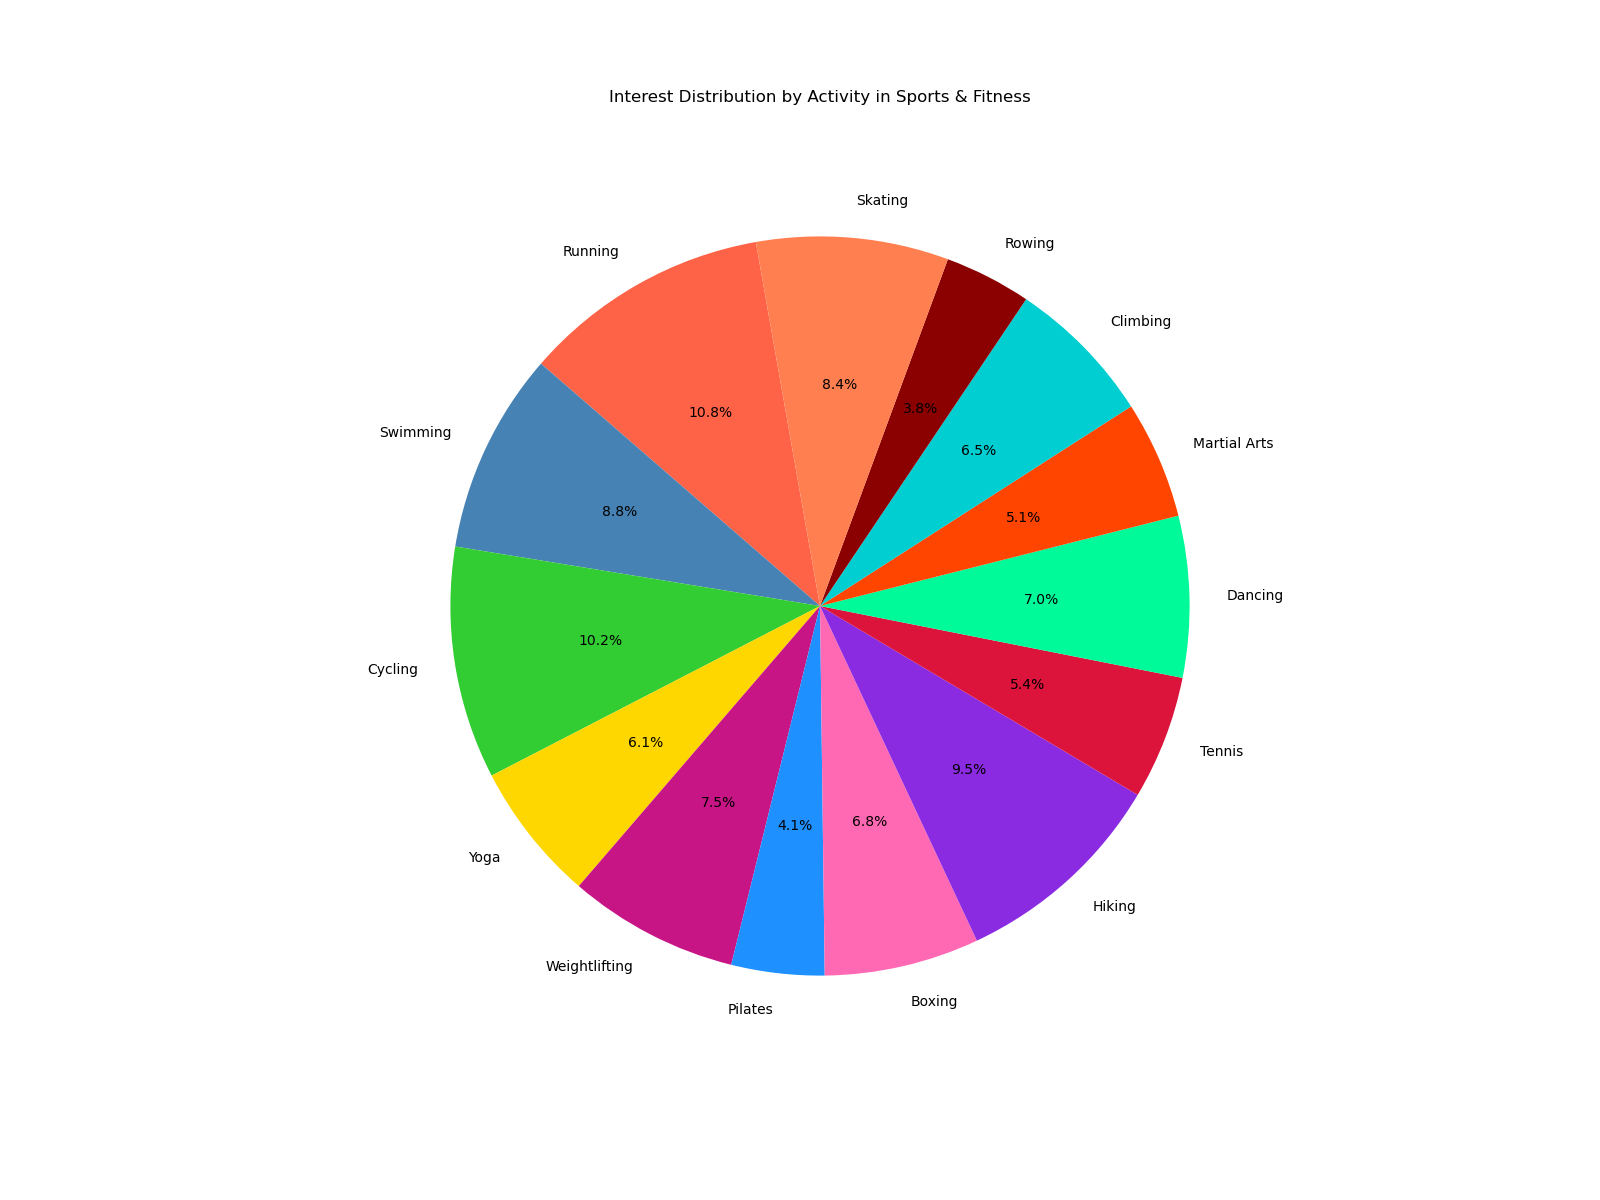

This chart was generated by the following Python code:

import matplotlib.pyplot as plt

# Data
activities = [
    'Running', 'Swimming', 'Cycling', 'Yoga', 'Weightlifting',
    'Pilates', 'Boxing', 'Hiking', 'Tennis', 'Dancing',
    'Martial Arts', 'Climbing', 'Rowing', 'Skating'
]
counts = [80, 65, 75, 45, 55, 30, 50, 70, 40, 52, 38, 48, 28, 62]
colors = [
    '#FF6347', '#4682B4', '#32CD32', '#FFD700', '#C71585',
    '#1E90FF', '#FF69B4', '#8A2BE2', '#DC143C', '#00FA9A',
    '#FF4500', '#00CED1', '#8B0000', '#FF7F50'
]

# Create a pie chart
plt.figure(figsize=(16, 12))  # Adjusting the size of the pie chart
plt.pie(counts, labels=activities, colors=colors, startangle=100, autopct='%1.1f%%')

# Title of the pie chart
plt.title('Interest Distribution by Activity in Sports & Fitness', pad=30)

plt.show()
